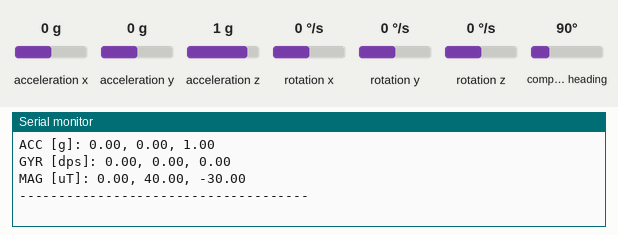
Bench run of a sketch on a simulated Arduino Nano 33 BLE. Shown: the last lines printed to the serial monitor. Inputs (shaded band) come from the test bench; at power-on: acceleration x 0 g, acceleration y 0 g, acceleration z 1 g, rotation x 0 °/s, rotation y 0 °/s, rotation z 0 °/s, compass heading 90°.

Above: at 1.2 s.
1.3 s: acceleration x set to -1.4 g
2.8 s: acceleration y set to -1.4 g
4.3 s: acceleration z set to -1.4 g
5.8 s: rotation x set to -192 °/s
At 6.8 s:
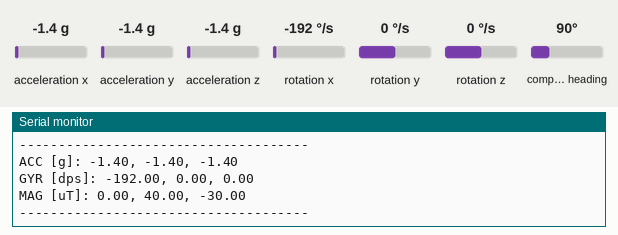
7.3 s: rotation y set to -192 °/s
At 8.8 s:
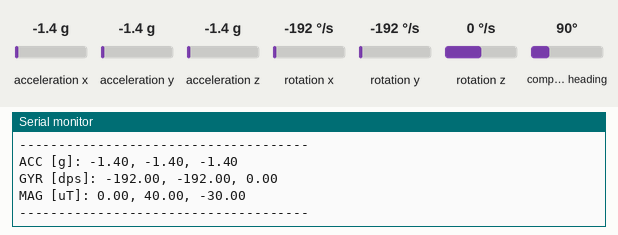

Measured:
- after the input at 5.8 s, the serial monitor: prints a new line after 0.20 s (image 1)
- after the input at 7.3 s, the serial monitor: prints a new line after 0.70 s (image 2)

The sketch:

LB_IOT_P1_2_6.ino
```cpp
// ------------------------------------------------------------
//  Author: Miguel A.Lorenzo
//  Date: 17/09/2026
//  Subject: IoT Communications Laboratory
//  Master: MSc in Electronic Engineering
//  University: University of Zaragoza EINA/UNIZAR
// ------------------------------------------------------------

#include <Arduino.h>
#include <Wire.h>
#include <Arduino_LSM9DS1.h>

#define I2C_SLAVE_ADDR 0x08

// Dynamic data variables
float ax, ay, az;
float gx, gy, gz;
float mx, my, mz;

unsigned long pv_millis_sample, pv_millis_print = 0;
const long interval_sample = 200; // Sample and send every 200 ms
const long interval_print = 1000; // Sample and send every 1000 ms

// FUNCTIONS DECLARATION
void read_imu();
void printer();

void setup() {
  Wire.begin(); // Master I2C setup
  Serial.begin(115200);
  while (!Serial && millis() < 4000);

  if (!IMU.begin()) {
    Serial.println("Failed to initialize IMU!");
    while (1);
  }
}

void loop() {
  unsigned long current_millis = millis();

  if(current_millis - pv_millis_sample >= interval_sample){
    pv_millis_sample = current_millis;
    read_imu();
  }

  if(current_millis - pv_millis_print >= interval_print){
    pv_millis_print = current_millis;
    printer();
  }
}

void read_imu(){
  if (IMU.accelerationAvailable()) {
    IMU.readAcceleration(ax, ay, az);
  }
  // 2. Read Gyroscope (dps)
  if (IMU.gyroscopeAvailable()) {
    IMU.readGyroscope(gx, gy, gz);
  }
  // 3. Read Magnetometer (uT)
  if (IMU.magneticFieldAvailable()) {
    IMU.readMagneticField(mx, my, mz);
  }
}

void printer(){
  Serial.print("ACC [g]: "); Serial.print(ax); Serial.print(", "); Serial.print(ay); Serial.print(", "); Serial.println(az);
  Serial.print("GYR [dps]: "); Serial.print(gx); Serial.print(", "); Serial.print(gy); Serial.print(", "); Serial.println(gz);
  Serial.print("MAG [uT]: "); Serial.print(mx); Serial.print(", "); Serial.print(my); Serial.print(", "); Serial.println(mz);
  Serial.println("-------------------------------------");
}
```
